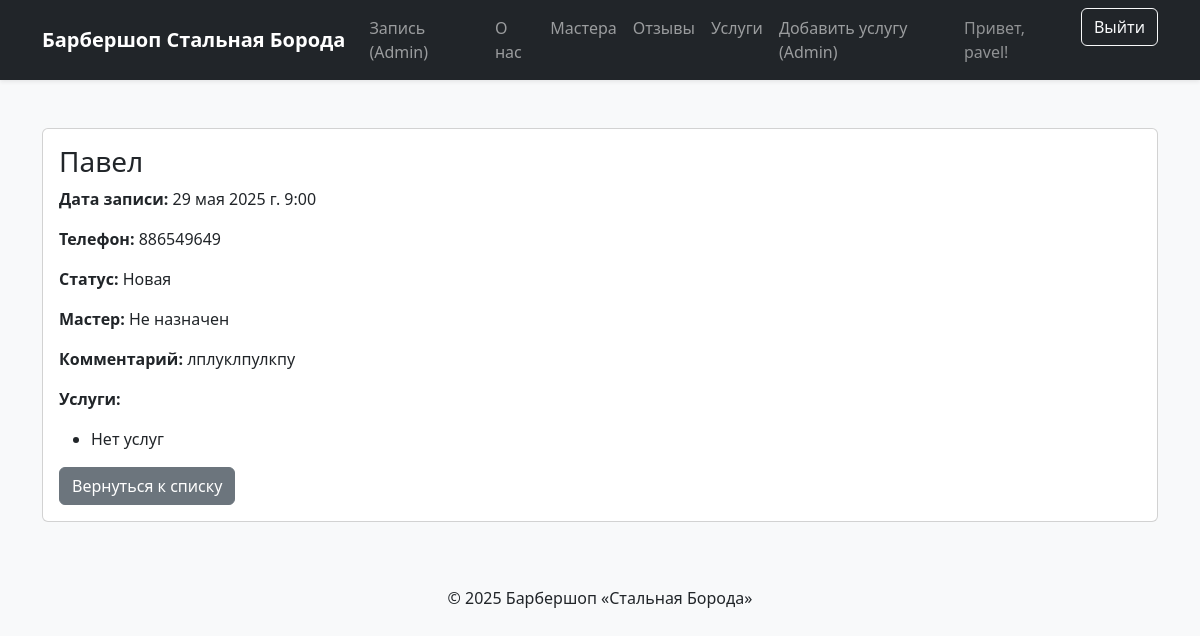
/orders/11/ (signed in), run on the app's committed database.
### core/models.py (models this page shows, shortened)
class Order(models.Model):
    client_name = models.CharField(max_length=100, verbose_name="Имя клиента")
    phone = models.CharField(max_length=20, verbose_name="Телефон")
    comment = models.TextField(blank=True, verbose_name="Комментарий")
    status = models.CharField(max_length=50, choices=STATUS_CHOICES, default="new", verbose_name="Статус")
    date_created = models.DateTimeField(auto_now_add=True, verbose_name="Дата создания")
    date_updated = models.DateTimeField(auto_now=True, verbose_name="Дата обновления")
    master = models.ForeignKey(Master, on_delete=models.SET_NULL, null=True, blank=True, verbose_name="Мастер")
    services = models.ManyToManyField(Service, related_name="orders", verbose_name="Услуги")
    appointment_date = models.DateTimeField(verbose_name="Дата и время записи")
    class Meta:
        verbose_name = "Заказ"
        verbose_name_plural = "Заказы"

### barbershop/views.py (the view)
# urls.py: path('orders/<int:order_id>/', OrderDetailView.as_view(), name='order_detail'),
class OrderDetailView(StaffRequiredMixin, DetailView):
    model = Order
    template_name = "core/order_detail.html"
    pk_url_kwarg = "order_id"
    def dispatch(self, req, *a, **k):
        if not req.user.is_staff:
            messages.error(req, "У вас нет доступа.")
        return super().dispatch(req, *a, **k)

### core/mixins.py (called while the page is built)
    def test_func(self):
        return self.request.user.is_staff

### barbershop/templates/core/order_detail.html (shortened to what this page needs)
{% extends "base.html" %}
{% block content %}
<div class="card my-4">
    <div class="card-body">
        <h3>{{ order.client_name }}</h3>
        <p><strong>Дата записи:</strong> {{ order.appointment_date }}</p>
        <p><strong>Телефон:</strong> {{ order.phone }}</p>
        <p><strong>Статус:</strong> {{ order.get_status_display }}</p>
        <p><strong>Мастер:</strong>
            {% if order.master %}
                {{ order.master.name }}
            {% else %}
                Не назначен
            {% endif %}
        </p>
        <p><strong>Комментарий:</strong> {{ order.comment|default:"Нет комментария" }}</p>
        <p><strong>Услуги:</strong></p>
        <ul>
            {% for service in order.services.all %}
                <li>{{ service.name }}</li>
            {% empty %}
                <li>Нет услуг</li>
            {% endfor %}
        </ul>
        <a href="{% url 'orders_list' %}" class="btn btn-secondary">Вернуться к списку</a>
    </div>
</div>
{% endblock %}

### barbershop/templates/includes/menu.html (shortened to what this page needs)
<nav class="navbar navbar-expand-lg navbar-dark bg-dark shadow-sm">
    <div class="container">
        <a class="navbar-brand fw-bold" href="{% url 'landing' %}">Барбершоп Стальная Борода</a>
        <div class="collapse navbar-collapse" id="navbarNav">
            <ul class="navbar-nav me-auto mb-2 mb-lg-0">
                {% if user.is_staff %}
                    <li class="nav-item">
                        <a class="nav-link" href="{% url 'orders_list' %}">Запись (Admin)</a>
                    </li>
                {% endif %}
                <li class="nav-item">
                    <a class="nav-link" href="{% url 'landing' %}#about">О нас</a>
                </li>
                <li class="nav-item">
                    <a class="nav-link" href="{% url 'landing' %}#masters">Мастера</a>
                </li>
                <li class="nav-item">
                    <a class="nav-link" href="{% url 'landing' %}#reviews">Отзывы</a>
                </li>
                <li class="nav-item">
                    <a class="nav-link" href="{% url 'landing' %}#services">Услуги</a>
                </li>
                {% if user.is_staff %}
                    <li class="nav-item">
                        <a class="nav-link" href="{% url 'service_create' %}">Добавить услугу (Admin)</a>
                    </li>
                {% endif %}
            </ul>
            <ul class="navbar-nav ms-auto mb-2 mb-lg-0">
                {% if user.is_authenticated %}
                    <li class="nav-item d-flex align-items-center me-3">
                        <span class="navbar-text text-white-50">Привет, {{ user.username }}!</span>
                    </li>
                    <li class="nav-item">
                        <form method="post" action="{% url 'logout' %}" class="d-inline">
                            <button type="submit" class="btn btn-outline-light">Выйти</button>
                        </form>
                    </li>
                {% endif %}
            </ul>
        </div>
    </div>
</nav>

### barbershop/templates/base.html (style rules this page uses)
body { background-color: #f8f9fa; }
html { scroll-behavior: smooth; }

### data on the page
Order: client_name "Павел", appointment_date "29 мая 2025 г. 9:00", phone "886549649", status "Новая", comment "лплуклпулкпу"

### other printed values
{{ user.username }} "pavel"
